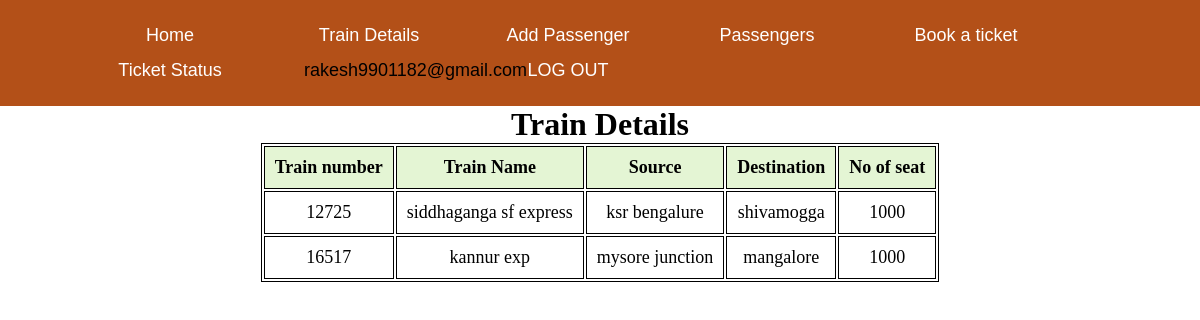
/traindetails.php (signed in), run on the app's committed database.
### tables this page shows
CREATE TABLE `train` (
  `train_no` int(10) NOT NULL,
  `name` varchar(30) NOT NULL,
  `source` varchar(30) NOT NULL,
  `destination` varchar(30) NOT NULL,
  `avb_seats` int(100) NOT NULL
);

### traindetails.php (the view, shortened to what this page needs)
<?php
$conn = mysqli_connect("localhost","root","","reservation");
$sql = "SELECT * FROM TRAIN";
$result=$conn->query($sql);
?>
<!DOCTYPE html>
<html lang="en">
<head>
</head>
<body>
<?php
include("header.php"); ?>
<section>
        <h1>Train  Details</h1>
        <table>
            <tr>
                <th>Train number</th>
                <th>Train Name</th>
                <th>Source</th>
                <th>Destination</th>
                <th>No of seat</th>
            </tr>
            <?php
                while($rows=$result->fetch_assoc())
                {
             ?>
            <tr>
                <td><?php echo $rows['train_no'];?></td>
                <td><?php echo $rows['name'];?></td>
                <td><?php echo $rows['source'];?></td>
                <td><?php echo $rows['destination'];?></td>
                <td><?php echo $rows['avb_seats'];?></td>
            </tr>
            <?php
                }
             ?>
        </table>
    </section>
</body>
</html>

### css/header.css (style rules this page uses)
* { margin:0px; }

### traindetails.php (style rules this page uses)
table { margin: 0 auto; font-size: large; border: 1px solid black; }
h1 { text-align: center; color: black; font-size: xx-large; font-family: 'Gill Sans', 'Gill Sans MT', ' Calibri', 'Trebuchet MS', 'sans-serif'; }
td { background-color: white; border: 1px solid black; }
th, td { font-weight: bold; border: 1px solid black; padding: 10px; text-align: center; }
th { background-color:#E4F5D4; }
td { font-weight: lighter; }
html { background: url(https://cdn.pixabay.com/photo/2012/10/25/23/18/train-62849_960_720.jpg) no-repeat center center fixed; -webkit-background-size: cover; -moz-background-size: cover; -o-background-size: cover; background-size: cover; }

### data on the page
train: train_no "12725", name "siddhaganga sf express", source "ksr bengalure", destination "shivamogga", avb_seats "1000"
train: train_no "16517", name "kannur exp", source "mysore junction", destination "mangalore", avb_seats "1000"

### other printed values
$_SESSION['user_info'] "rakesh9901182@gmail.com"
